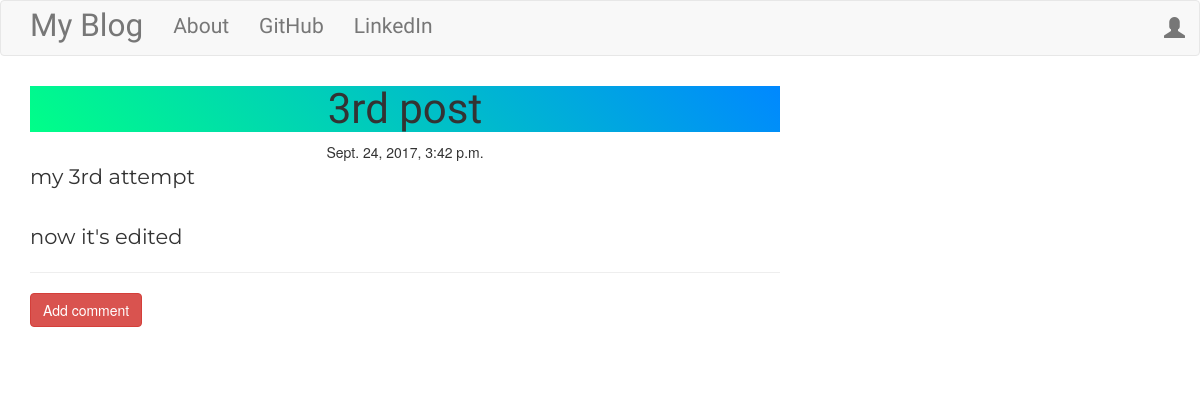
/post/3/, run on an earlier commit of the app's database.
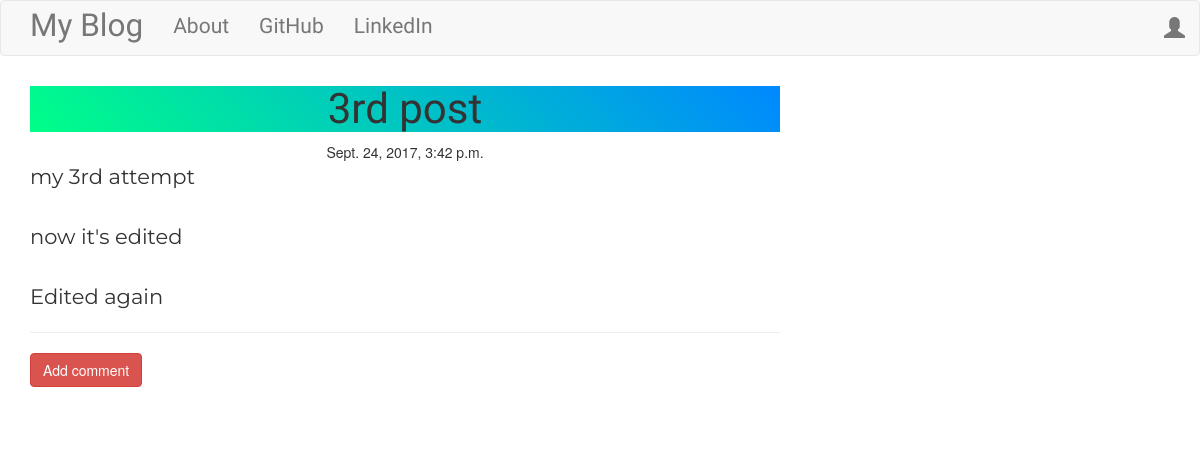
And on a later commit of the database.
### blog/models.py (models this page shows, shortened)
class Post(models.Model):
    author = models.ForeignKey('auth.User')
    title = models.CharField(max_length=200)
    text = models.TextField()
    created_date = models.DateTimeField(default=timezone.now)
    publish_date = models.DateTimeField(blank=True, null=True)

### blog/views.py (the view)
# urls.py: url(r'^post/(?P<pk>\d+)/$', views.PostDetailView.as_view(), name='post_detail'),
class PostDetailView(DetailView):
    model = models.Post

### blog/templates/blog/post_detail.html (shortened to what this page needs)
{% extends "blog/base.html" %}
    {% block body %}
        <h1 class="posttitle loader">{{ post.title }}</h1>
        {% if post.publish_date %}
            <div class="date postdate">
                {{ post.publish_date }}
            </div>
        {% else %}
            <a class="btn btn-default" href="{% url 'pub_post' pk=post.pk %}">Publish</a>
        {% endif %}
        <p class="postcontent">{{ post.text|safe|linebreaksbr }}</p>
        <hr>
        <a class="btn btn-primary btn-danger" href="{% url 'add_comment' pk=post.pk %}">Add comment</a>
        <div class="container">
            {% for comment in post.comments.all %}
                <br>
                {% empty %}
                    <p>No Comments!</p>
            {% endfor %}
        </div>
    {% endblock %}

### blog/templates/blog/base.html (shortened to what this page needs)
<!DOCTYPE html>
<html>
    <head>
        {% load static %}
        <link rel="stylesheet" href="https://maxcdn.bootstrapcdn.com/bootstrap/3.3.7/css/bootstrap.min.css">
        <link rel="stylesheet" href="//cdn.jsdelivr.net/npm/medium-editor@latest/dist/css/medium-editor.min.css" type="text/css" media="screen" charset="utf-8">
        <link rel="stylesheet" href="{% static 'css/blog.css' %}">
    </head>
    <body>
        <nav class="navbar navbar-default techfont custom-navbar">
            <div class="container">
                <ul class="nav navbar-nav">
                    <li><a href="{% url 'post_list' %}" class="navbar-brand bigbrand">My Blog</a></li>
                    <li><a href="{% url 'about' %}">About</a></li>
                    <li><a href="https://www.github.com/gugabfigueiredo">GitHub</a></li>
                    <li><a href="https://www.linkedin.com/in/luiz-gustavo-de-figueiredo-100a41131/">LinkedIn</a></li>
                </ul>
                <ul class="nav navbar-nav navbar-right">
                    {% if user.is_authenticated %}
                        <li><a href="{% url 'post_new' %}">New Post</a></li>
                        <li><a href="{% url 'drafts' %}">Drafts</a></li>
                        <li><a href="{% url 'logout' %}">Logout</a></li>
                        <li><a>Welcome: {{ user.username }}</a></li>
                    {% else %}
                        <li><a class="nav navbar-right" href="{% url 'login' %}">
                            <span class="glyphicon glyphicon-user"></span>
                        </a></li>
                    {% endif %}
                </ul>
            </div>
        </nav>
        <div class="content container">
            <div class="row">
                <div class="col-md-8">
                    <div class="blog_post">
                        {% block body %}
                        {% endblock %}
                    </div>
                </div>
            </div>
        </div>
    </body>
</html>

### blog/static/css/blog.css (style rules this page uses)
.techfont { font-family: 'Russo One', sans-serif; font-size: 1.5em; margin-bottom: 10px; }
.bigbrand { font-size: 1.5em; }
.loader { filter: hue-rotate(0deg); background:linear-gradient(45deg,#0f8,#08f); animation:hue 10000ms infinite linear; }
.postdate { text-align: center; }
.posttitle { font-family: 'Russo One', sans-serif; font-size: 3em; text-align: center; }
.postcontent { font-family: 'Montserrat'; font-size: 1.5em; }

What changed in the data, as far as the page shows it:
changed Post "3rd post": text "my 3rd attempt now it's edited" → "my 3rd attempt now it's edited Edited again"
